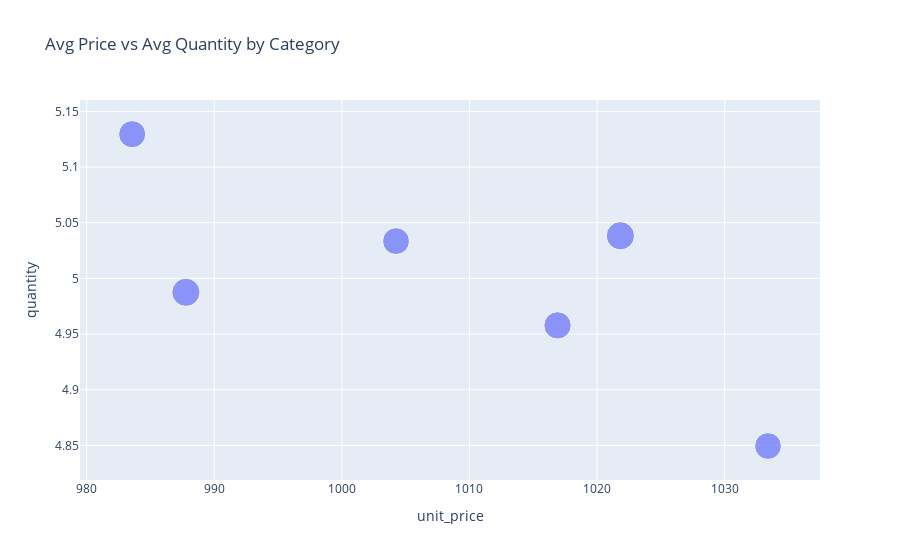

Notebook source saved alongside this figure:
### Markdown cell above
### Price vs Quantity Analysis by Product Category

An interactive bubble chart visualizes:
- Average unit price  
- Average quantity sold  
- Total net sales (bubble size)

### Code cell
agg = dt.groupby('product_category').agg(unit_price=('unit_price','mean'), quantity=('quantity','mean'), net_sales=('net_sales','sum')).reset_index()
fig = px.scatter(agg, x='unit_price', y='quantity', size='net_sales', hover_name='product_category', title='Avg Price vs Avg Quantity by Category')

fig.write_html('price vs qty.png')
fig.show()

### Figure 1 — Plotly figure (JSON) as saved in the notebook; plotly's stock layout.template omitted (floating-point values rounded to 4 significant figures)
{"data": [{"hovertemplate": "<b>%{hovertext}</b><br><br>unit_price=%{x}<br>quantity=%{y}<br>net_sales=%{marker.size}<extra></extra>", "hovertext": ["Beauty", "Clothing", "Electronics", "Furniture", "Grocery", "Sports"], "legendgroup": "", "marker": {"color": "#636efa", "size": [3180000.0, 3199000.0, 3537000.0, 3308000.0, 3260000.0, 3523000.0], "sizemode": "area", "sizeref": 8842.0, "symbol": "circle"}, "mode": "markers", "name": "", "orientation": "v", "showlegend": false, "type": "scatter", "x": [1033.0, 1004.0, 1022.0, 1017.0, 983.6, 987.8], "xaxis": "x", "y": [4.849, 5.033, 5.038, 4.958, 5.13, 4.987], "yaxis": "y"}], "layout": {"legend": {"itemsizing": "constant", "tracegroupgap": 0}, "title": {"text": "Avg Price vs Avg Quantity by Category"}, "xaxis": {"anchor": "y", "domain": [0, 1], "title": {"text": "unit_price"}}, "yaxis": {"anchor": "x", "domain": [0, 1], "title": {"text": "quantity"}}}}
